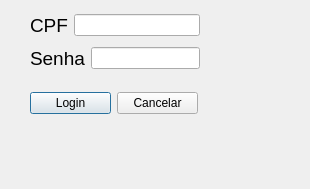
<?xml version="1.0" encoding="UTF-8"?>
<ui version="4.0">
 <class>JanelaPaciente</class>
 <widget class="QDialog" name="JanelaPaciente">
  <property name="geometry">
   <rect>
    <x>0</x>
    <y>0</y>
    <width>310</width>
    <height>189</height>
   </rect>
  </property>
  <property name="windowTitle">
   <string>Login paciente</string>
  </property>
  <widget class="QWidget" name="layoutWidget_2">
   <property name="geometry">
    <rect>
     <x>30</x>
     <y>90</y>
     <width>168</width>
     <height>26</height>
    </rect>
   </property>
   <layout class="QGridLayout" name="gridLayout_3">
    <item row="0" column="0">
     <widget class="QPushButton" name="pushButtonLogin">
      <property name="text">
       <string>Login</string>
      </property>
     </widget>
    </item>
    <item row="0" column="1">
     <widget class="QPushButton" name="pushButtonCancelar">
      <property name="text">
       <string>Cancelar</string>
      </property>
     </widget>
    </item>
   </layout>
  </widget>
  <widget class="QWidget" name="layoutWidget">
   <property name="geometry">
    <rect>
     <x>30</x>
     <y>10</y>
     <width>170</width>
     <height>64</height>
    </rect>
   </property>
   <layout class="QGridLayout" name="gridLayout_4">
    <item row="0" column="0">
     <layout class="QGridLayout" name="gridLayout">
      <item row="0" column="0">
       <widget class="QLabel" name="label">
        <property name="font">
         <font>
          <pointsize>14</pointsize>
         </font>
        </property>
        <property name="text">
         <string>CPF</string>
        </property>
       </widget>
      </item>
      <item row="0" column="1">
       <widget class="QLineEdit" name="lineEditCPF"/>
      </item>
     </layout>
    </item>
    <item row="1" column="0">
     <layout class="QGridLayout" name="gridLayout_2">
      <item row="0" column="0">
       <widget class="QLabel" name="label_2">
        <property name="font">
         <font>
          <pointsize>14</pointsize>
         </font>
        </property>
        <property name="text">
         <string>Senha</string>
        </property>
       </widget>
      </item>
      <item row="0" column="1">
       <widget class="QLineEdit" name="lineEditSenha">
        <property name="echoMode">
         <enum>QLineEdit::Password</enum>
        </property>
       </widget>
      </item>
     </layout>
    </item>
   </layout>
  </widget>
 </widget>
 <tabstops>
  <tabstop>lineEditCPF</tabstop>
  <tabstop>lineEditSenha</tabstop>
  <tabstop>pushButtonLogin</tabstop>
  <tabstop>pushButtonCancelar</tabstop>
 </tabstops>
 <resources/>
 <connections/>
</ui>
